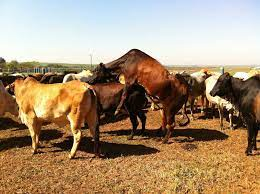
#> input picture data/vaca1.jpeg, 260 x 194 px, given in place of cows_cio.mov, which was not available
$ python object_video.py
#> lines starting #> are read from the running program, lines starting #| are printed output that depends on the picture; after the words box and inside, x2 and y2 are one past the last pixel; in counts of white or black regions, pixels touching at a corner belong together; long printed decimals are rounded; pictures that were not available may be replaced by others from this repository, and a replacement may not be noted
#> further down, img is the input picture: shape (194, 260, 3); mean B, G, R 117.3, 144.1, 167.7
### object_detector.py
import cv2


class Detector():
    def __init__(self):
        pass

    def detect_objects(self, frame):
        # Convert Image to grayscale
        gray = cv2.cvtColor(frame, cv2.COLOR_BGR2GRAY)
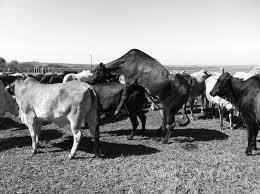
#> gray: shape (194, 260); min 0, max 255, mean 148.1

        # Create a Mask with adaptive threshold
        mask = cv2.adaptiveThreshold(gray, 255, cv2.ADAPTIVE_THRESH_MEAN_C, cv2.THRESH_BINARY_INV, 19, 5)
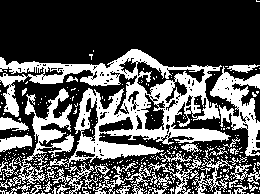
#> mask: shape (194, 260); 33.9% white; 341 white regions (308 under 20 px)

        # Find contours
        contours, _ = cv2.findContours(mask, cv2.RETR_EXTERNAL, cv2.CHAIN_APPROX_SIMPLE)
#> contours = 314 contours, 292 with area under 20; largest, box (x1, y1, x2, y2) and area: (0, 49, 231, 167) 10962, (210, 66, 260, 156) 1606, (8, 88, 74, 187) 1428, (148, 158, 234, 194) 738, (0, 135, 32, 152) 311

        #cv2.imshow("mask", mask)
        objects_contours = []

        for cnt in contours:
            area = cv2.contourArea(cnt)
            if area > 2000:
                #cnt = cv2.approxPolyDP(cnt, 0.03*cv2.arcLength(cnt, True), True)
                objects_contours.append(cnt)
#> this loop made 314 passes
#> area on passes 44, 47, 49: 32, 40, 23
#> after the loop, objects_contours = 1 contour; box (x1, y1, x2, y2) and area: (0, 49, 231, 167) 10962

        return objects_contours

### object_video.py

# VIDEO

import cv2
import numpy as np

from object_detector import *


# Load Detector
detector = Detector()

# Load Video
cap = cv2.VideoCapture('data/cows_cio.mov')
cap.set(cv2.CAP_PROP_FRAME_WIDTH, 416)
cap.set(cv2.CAP_PROP_FRAME_HEIGHT, 416)

while True:
    _, img = cap.read()

    # Detect objects
    contour = detector.detect_objects(img)
#> contour has the same summary as objects_contours in detect_objects

    # Draw objects boundaries
    for cnt in contour:

        # Get rect
        rect = cv2.minAreaRect(cnt)
        (x, y), (w, h), angle = rect

        # Get angle
        print(w)
        print(h)
        if w < h:
            angle = 90 - angle
        else:
            angle = 180 - angle
        print(angle)

        # Display rectangle
        box = cv2.boxPoints(rect)
        box = np.int0(box)


        cv2.circle(img, (int(x),int(y)), 5, (0, 0, 255), -1 )

        # [7 lines of commented-out code are left out]
        pts1 = np.float32([[9,13],[600,14],[4,600],[600,600]])
        pts2 = np.float32([[0,0],[600,0],[0,600],[600,600]])

        # Perspective Transform
        matrix = cv2.getPerspectiveTransform(pts1, pts2)
        result = cv2.warpPerspective(img, matrix , (400, 600))


        cv2.polylines(img, [box], True,(0,255,0),2)
        cv2.putText(img, "{} degrees".format(round(angle,1)), (int(x - 100),int(y - 20)), cv2.FONT_HERSHEY_PLAIN, 2, (200, 100, 0), 2)

        rows,cols = img.shape[:2]
        img_result = cv2.resize(img, (round(600), round(600)), interpolation=cv2.INTER_AREA)
#> this loop made 1 pass
#> (rect, x, y, w, h, angle, box, pts1) on pass 1: (((114.9, 106.6), (226.2, 112.9), -3.49), 114.9, 106.6, 226.2, 112.9, 183.5, [[5, 169], [-1, 57], [224, 43], [231, 156]], [[9, 13], [600, 14], [4, 600], [600, 600]])
#| 226.220
#| 112.942
#| 183.495
#> pass 1, `result = cv2.warpPerspective(img, matrix , (400, 600))`:
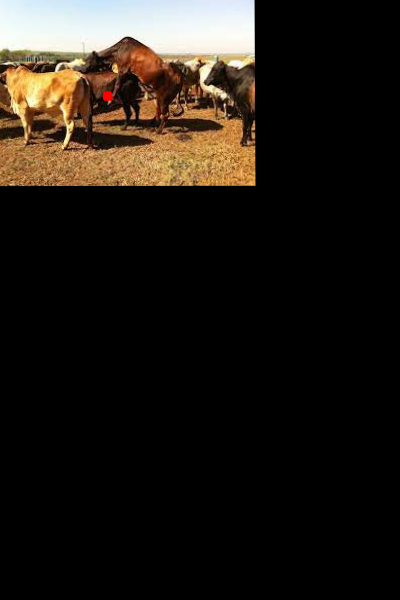
#> result: shape (600, 400, 3); mean B, G, R 21.4, 27.4, 32.8
#> pass 1, `img_result = cv2.resize(img, (round(600), round(600)), interpolation=c..`:
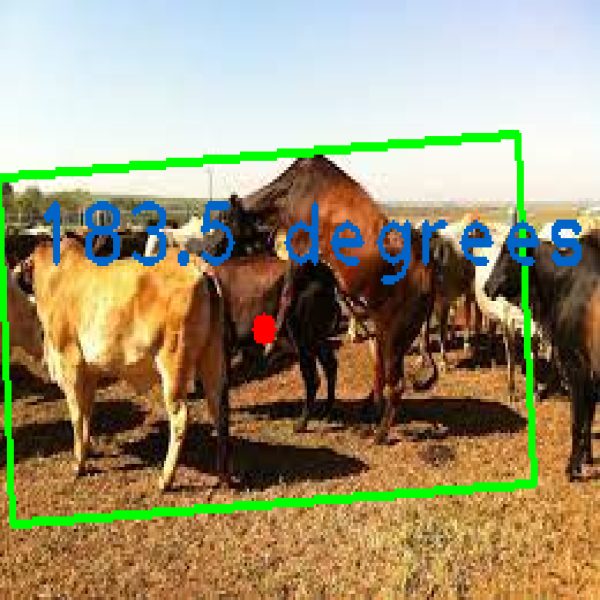
#> img_result: shape (600, 600, 3); mean B, G, R 115.6, 147.6, 157.2
#> after the loop:
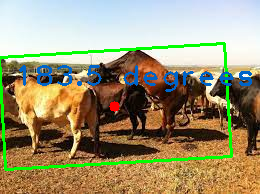
#> img: shape (194, 260, 3); 6.59% of pixels changed, all inside (x1, y1, x2, y2) = (0, 42, 252, 171)

    cv2.imshow('Vaca no cio', img_result)
    # cv2.imshow('Perspective Transformation',result)
    key = cv2.waitKey(1)
#> (key Esc is pressed here)

    if key == 27:
        break

cap.release()
cv2.destroyAllWindows()

$ run again, on data/vaca2.jpeg
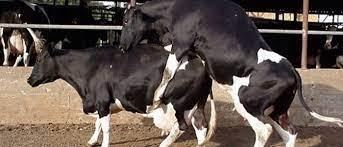
#> input picture data/vaca2.jpeg, 343 x 147 px, given in place of cows_cio.mov, which was not available
#> img is the input picture: shape (147, 343, 3); mean B, G, R 77, 84.3, 96.7
#> in detect_objects, `mask = cv2.adaptiveThreshold(gray, 255, cv2.ADAPTIVE_THRESH_MEAN_C, cv..`:
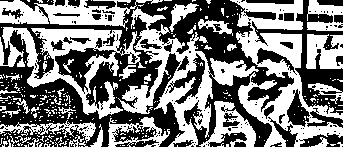
#> mask: shape (147, 343); 48% white; 312 white regions (275 under 20 px)
#> contours = 281 contours, 259 with area under 20; largest, box (x1, y1, x2, y2) and area: (230, 0, 343, 147) 6480, (118, 7, 259, 147) 5272, (0, 27, 146, 119) 5015, (0, 0, 163, 28) 2370, (199, 101, 256, 147) 1079
#> the loop in detect_objects, `for cnt in contours:` made 281 passes
#> area on passes 41, 51, 244: 54.5, 40.5, 5015
#> after the loop in detect_objects, `for cnt in contours:`: objects_contours = 4 contours; box (x1, y1, x2, y2) and area: (230, 0, 343, 147) 6480, (118, 7, 259, 147) 5272, (0, 27, 146, 119) 5015, (0, 0, 163, 28) 2370
#> contour has the same summary as objects_contours in detect_objects
#> the loop `for cnt in contour:` made 4 passes
#> (rect, x, y, w, h, angle, box) on passes 1 to 3: (((71.98, 72.91), (88.82, 145.7), -88.59), 71.98, 72.91, 88.82, 145.7, 178.6, [[143, 119], [-1, 115], [0, 26], [145, 30]]), (((170.7, 82.36), (112.5, 138.2), -59.62), 170.7, 82.36, 112.5, 138.2, 149.6, [[201, 165], [82, 95], [139, -1], [258, 68]]), (((278, 70.8), (92.48, 165.5), -19.49), 278, 70.8, 92.48, 165.5, 109.5, [[262, 164], [206, 8], [293, -22], [349, 133]])
#> (printed output is left out)
#> `cv2.imshow('Vaca no cio', img_result)`:
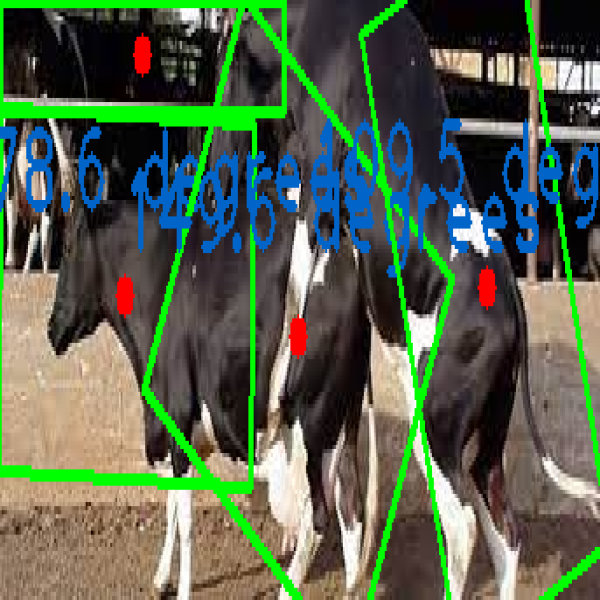
#> window 'Vaca no cio': shape (600, 600, 3); mean B, G, R 78.7, 99.8, 85.9

$ run again, on data/vaca3.jpg
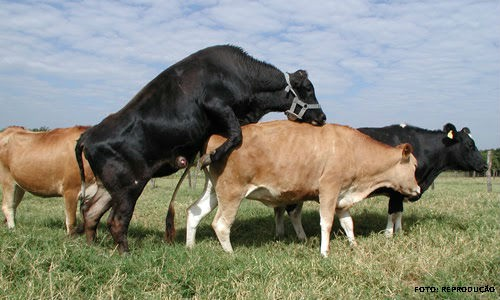
#> input picture data/vaca3.jpg, 500 x 300 px, given in place of cows_cio.mov, which was not available
#> img is the input picture: shape (300, 500, 3); mean B, G, R 125, 137.6, 136.3
#> in detect_objects, `mask = cv2.adaptiveThreshold(gray, 255, cv2.ADAPTIVE_THRESH_MEAN_C, cv..`:
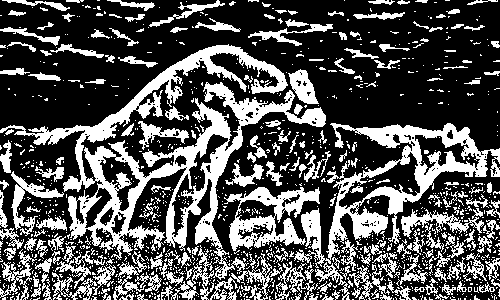
#> mask: shape (300, 500); 32.5% white; 1159 white regions (974 under 20 px)
#> contours = 1109 contours, 973 with area under 20; largest, box (x1, y1, x2, y2) and area: (0, 44, 326, 280) 16338, (294, 123, 500, 268) 9108, (224, 187, 320, 251) 3188, (11, 171, 64, 236) 685, (401, 209, 484, 239) 660
#> the loop in detect_objects, `for cnt in contours:` made 1109 passes
#> area on passes 724, 866, 1006: 3188, 9108.5, 16337.5
#> after the loop in detect_objects, `for cnt in contours:`: objects_contours = 3 contours; box (x1, y1, x2, y2) and area: (0, 44, 326, 280) 16338, (294, 123, 500, 268) 9108, (224, 187, 320, 251) 3188
#> contour has the same summary as objects_contours in detect_objects
#> the loop `for cnt in contour:` made 3 passes
#> (rect, x, y, w, h, angle, box) on passes 1 to 3: (((273.2, 216.1), (95.69, 60.73), -5.04), 273.2, 216.1, 95.69, 60.73, 185, [[228, 250], [222, 190], [318, 181], [323, 242]]), (((396.5, 195), (144, 205), -90), 396.5, 195, 144, 205, 180, [[499, 267], [294, 267], [294, 123], [499, 123]]), (((183.2, 175.7), (308.4, 222.1), -21.6), 183.2, 175.7, 308.4, 222.1, 201.6, [[80, 335], [-1, 129], [285, 15], [367, 222]])
#> (printed output is left out)
#> `cv2.imshow('Vaca no cio', img_result)`:
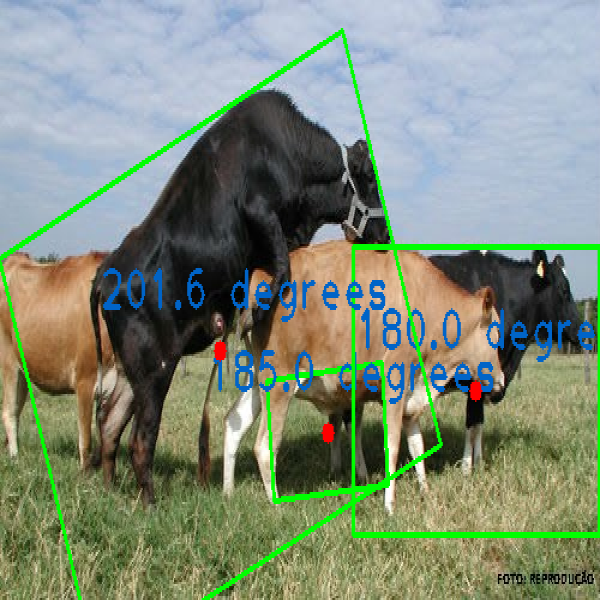
#> window 'Vaca no cio': shape (600, 600, 3); mean B, G, R 122.8, 140.9, 128.2
